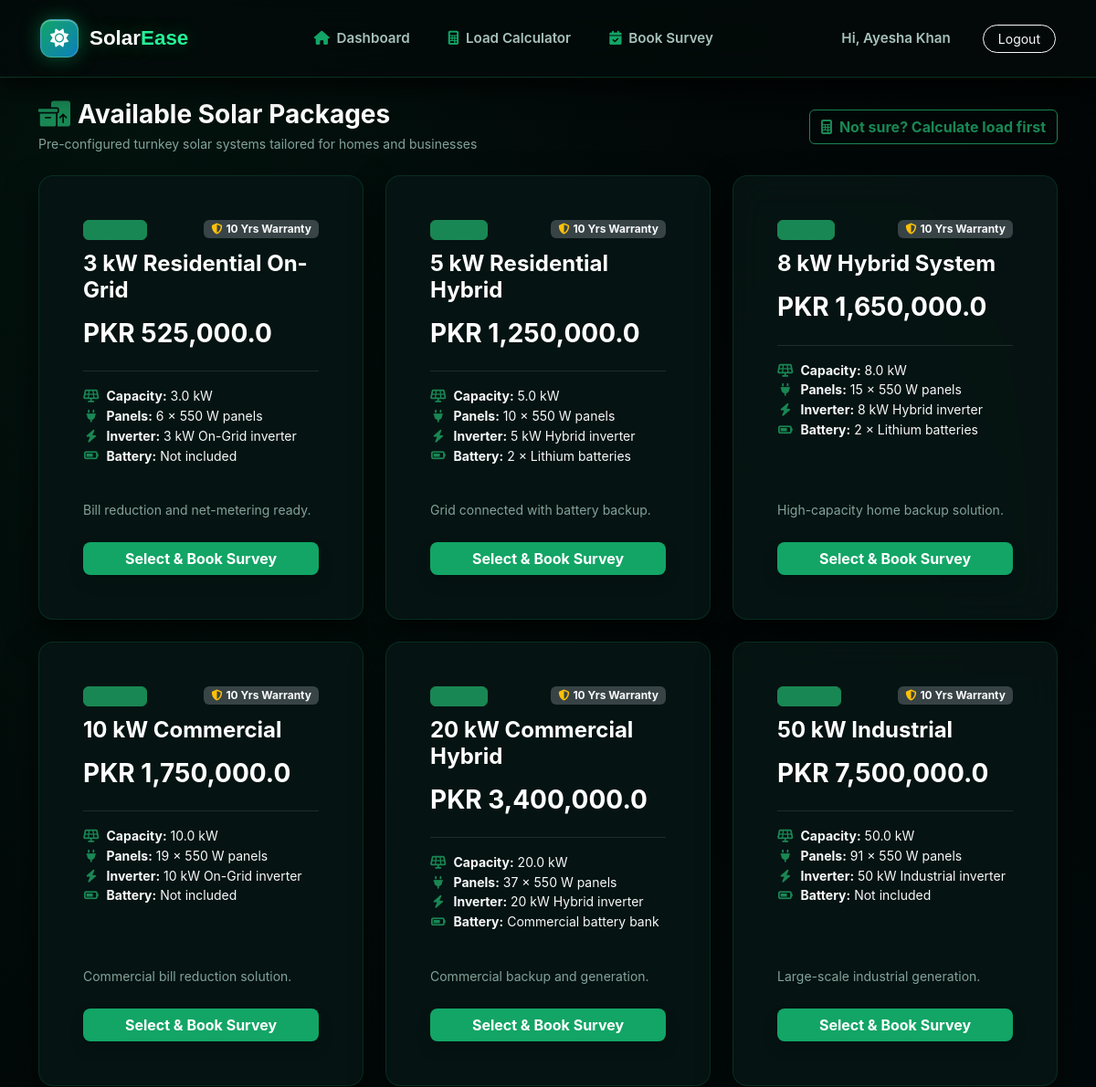
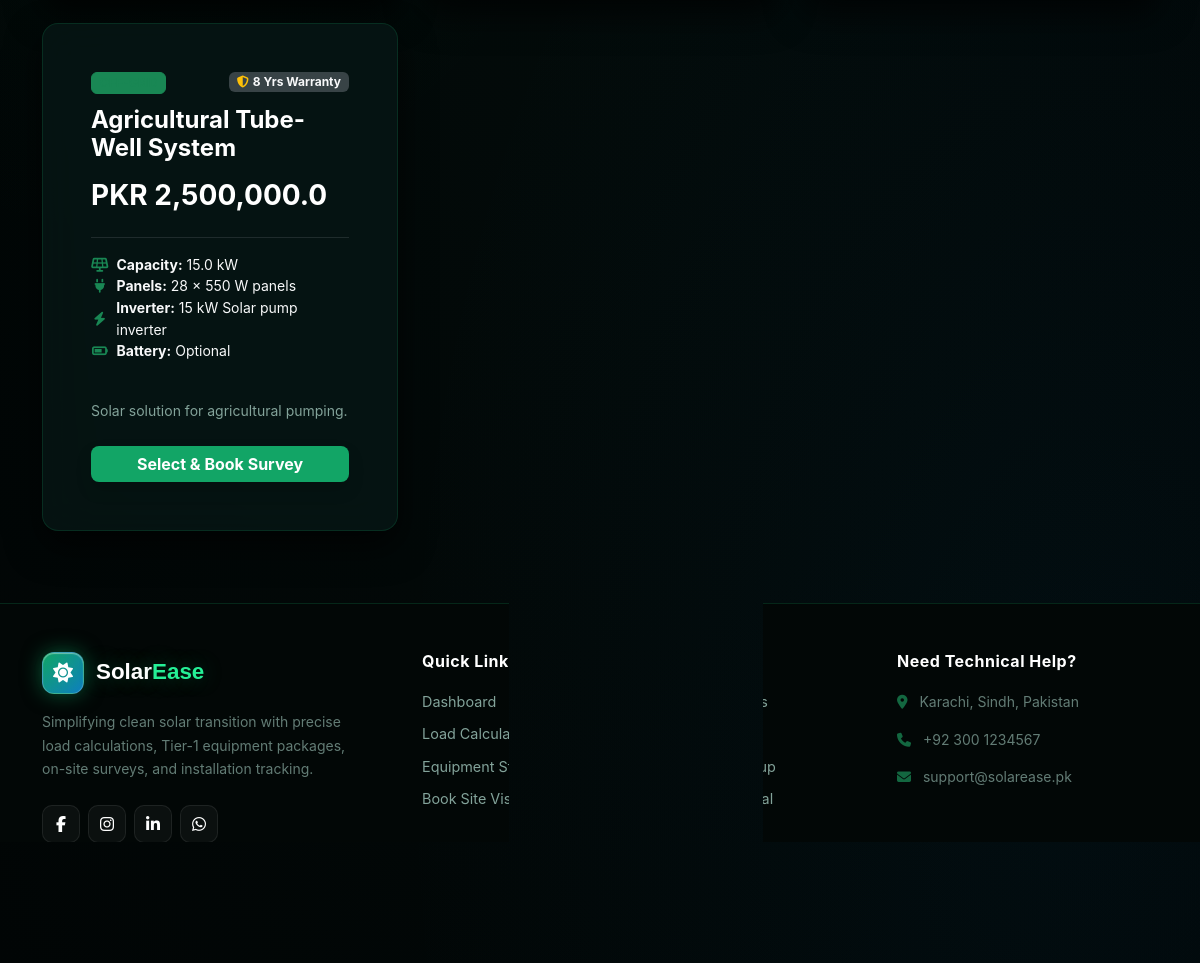
The app's page /sales/packages (signed in) with its own data (2 pictures, top to bottom).
### app/models/models.py (models this page shows)
class SolarPackage(db.Model):
    __tablename__ = 'solar_packages'
    id = db.Column(db.Integer, primary_key=True)
    name = db.Column(db.String(150), nullable=False)
    system_type = db.Column(db.String(30), nullable=False)
    capacity_kw = db.Column(db.Float, nullable=False)
    panels_info = db.Column(db.String(150), nullable=False)
    inverter_info = db.Column(db.String(150), nullable=False)
    battery_info = db.Column(db.String(150), default='Not included')
    description = db.Column(db.Text, default='')
    warranty_years = db.Column(db.Integer, default=10)
    price = db.Column(db.Float, nullable=False)

### app/sales/routes.py (the view)
@sales_bp.route('/packages')
def packages(): return render_template('packages.html', packages=SolarPackage.query.all())

### app/templates/packages.html (shortened to what this page needs)
{% extends 'base.html' %}
{% block content %}
<div class="container py-4">
    <div class="d-flex justify-content-between align-items-center mb-4 flex-wrap gap-3">
        <div>
            <h3 class="fw-bold text-white mb-1">
                <i class="fa-solid fa-boxes-packing text-success me-2"></i>Available Solar Packages
            </h3>
            <p class="text-muted small mb-0">Pre-configured turnkey solar systems tailored for homes and businesses</p>
        </div>
        <a href="{{ url_for('quotations.calculator') }}" class="btn btn-outline-success fw-bold">
            <i class="fa-solid fa-calculator me-1"></i> Not sure? Calculate load first
        </a>
    </div>
    <div class="row g-4">
        {% for pkg in packages %}
        <div class="col-md-6 col-lg-4">
            <div class="card bg-dark text-white h-100 border-start border-4 border-success shadow-lg rounded-4 overflow-hidden">
                <div class="card-body p-4 d-flex flex-column">
                    <div class="d-flex justify-content-between align-items-start mb-2">
                        <span class="badge bg-success bg-opacity-20 text-success border border-success px-2.5 py-1 text-uppercase fw-semibold" style="font-size: 0.75rem;">
                        </span>
                        <span class="badge bg-secondary bg-opacity-50 text-light px-2 py-1 small">
                            <i class="fa-solid fa-shield-halved me-1 text-warning"></i>{{ pkg.warranty_years }} Yrs Warranty
                        </span>
                    </div>
                    <h4 class="card-title fw-bold text-white mt-1 mb-2">{{ pkg.name }}</h4>
                    <h3 class="text-success fw-bold my-2">PKR {{ "{:,}".format(pkg.price) if pkg.price else 'N/A' }}</h3>
                    <hr class="border-secondary my-3">
                    <ul class="list-unstyled text-light small mb-3 flex-grow-1">
                        <li class="mb-2.5 d-flex align-items-center">
                            <i class="fa-solid fa-solar-panel text-success me-2 fa-fw"></i>
                            <span><strong>Capacity:</strong> {{ pkg.capacity_kw }} kW</span>
                        </li>
                        <li class="mb-2.5 d-flex align-items-center">
                            <i class="fa-solid fa-plug text-success me-2 fa-fw"></i>
                            <span><strong>Panels:</strong> {{ pkg.panels_info }}</span>
                        </li>
                        <li class="mb-2.5 d-flex align-items-center">
                            <i class="fa-solid fa-bolt text-success me-2 fa-fw"></i>
                            <span><strong>Inverter:</strong> {{ pkg.inverter_info }}</span>
                        </li>
                        <li class="mb-2.5 d-flex align-items-center">
                            <i class="fa-solid fa-battery-three-quarters text-success me-2 fa-fw"></i>
                            <span><strong>Battery:</strong> {{ pkg.battery_info }}</span>
                        </li>
                    </ul>
                    <p class="card-text text-muted small mb-4">{{ pkg.description }}</p>
                    <div class="mt-auto">
                        {% if session.get('user_id') %}
                            <a href="{{ url_for('surveys.index', package_id=pkg.id) }}" class="btn btn-success w-100 fw-bold py-2.5 text-white rounded-3 shadow" style="background-color: #12A566; border: none;">
                                Select & Book Survey
                            </a>
                        {% else %}
                            <a href="{{ url_for('auth.login') }}" class="btn btn-outline-success w-100 fw-bold py-2.5 rounded-3">
                                Login to Book
                            </a>
                        {% endif %}
                    </div>
                </div>
            </div>
        </div>
        {% endfor %}
    </div>
</div>
{% endblock %}

### app/static/css/style.css (style rules this page uses)
:root { --night: #0B2B28; --night-soft: #123B36; --green: #12A566; --green-deep: #0C7A4C; --green-pale: #E4F5EC; --blue: #0E7FC1; --blue-deep: #0A5F92; --blue-pale: #E5F3FB; --gold: #E8A93B; --white: #FFFFFF; --bg: #F5FAF8; --surface: #FFFFFF; --line: #DCE9E3; --line-soft: #EAF3EF; --ink: #0B241F; --ink-soft: #48605A; --ink-faint: #86A69C; --danger: #D2483A; --danger-pale: #FBEAE7; --grad-brand: linear-gradient(120deg, var(--green) 0%, var(--blue) 100%); --grad-night: linear-gradient(160deg, #0B2B28 0%, #0A3A46 100%); --radius-sm: 8px; --radius-md: 14px; --radius-lg: 22px; --shadow-sm: 0 1px 2px rgba(11,43,40,.06), 0 1px 1px rgba(11,43,40,.04); --shadow-md: 0 8px 24px rgba(11,43,40,.08); --font-display: 'Space Grotesk', 'Inter', sans-serif; --font-body: 'Inter', sans-serif; --font-mono: 'JetBrains Mono', monospace; }
body { margin: 0; font-family: var(--font-body); background: var(--bg); color: var(--ink); line-height: 1.55; }
.card { background: var(--surface); border: 1px solid var(--line); border-radius: var(--radius-md); padding: 24px; box-shadow: var(--shadow-sm); margin-bottom: 22px; transition: transform .15s ease, box-shadow .15s ease; }
body { background-color: #030B0A !important; background-image: radial-gradient(at 10% 10%, rgba(18, 165, 102, 0.08) 0px, transparent 45%), radial-gradient(at 90% 90%, rgba(14, 127, 193, 0.06) 0px, transparent 45%), radial-gradient(at 50% 50%, #030B0A 0px, #010505 100%) !important; background-attachment: fixed !important; color: #D1E0DD !important; }
.feature-card, .card { background: rgba(7, 22, 20, 0.85) !important; backdrop-filter: blur(20px) !important; -webkit-backdrop-filter: blur(20px) !important; border: 1px solid rgba(18, 165, 102, 0.18) !important; box-shadow: 0 15px 35px rgba(0, 0, 0, 0.7) !important; color: #D1E0DD !important; }
.feature-card h5, .card h5, .card h3, h2, h1, h3, h4 { color: #FFFFFF !important; }
.text-muted { color: #83A39A !important; }

### records on screen
SolarPackage: warranty_years "10", name "3 kW Residential On-Grid", price "525,000.0", capacity_kw "3.0", panels_info "6 × 550 W panels", inverter_info "3 kW On-Grid inverter", battery_info "Not included", description "Bill reduction and net-metering ready."
SolarPackage: warranty_years "10", name "5 kW Residential Hybrid", price "1,250,000.0", capacity_kw "5.0", panels_info "10 × 550 W panels", inverter_info "5 kW Hybrid inverter", battery_info "2 × Lithium batteries", description "Grid connected with battery backup."
SolarPackage: warranty_years "10", name "8 kW Hybrid System", price "1,650,000.0", capacity_kw "8.0", panels_info "15 × 550 W panels", inverter_info "8 kW Hybrid inverter", battery_info "2 × Lithium batteries", description "High-capacity home backup solution."
SolarPackage: warranty_years "10", name "10 kW Commercial", price "1,750,000.0", capacity_kw "10.0", panels_info "19 × 550 W panels", inverter_info "10 kW On-Grid inverter", battery_info "Not included", description "Commercial bill reduction solution."
SolarPackage: warranty_years "10", name "20 kW Commercial Hybrid", price "3,400,000.0", capacity_kw "20.0", panels_info "37 × 550 W panels", inverter_info "20 kW Hybrid inverter", battery_info "Commercial battery bank", description "Commercial backup and generation."
SolarPackage: warranty_years "10", name "50 kW Industrial", price "7,500,000.0", capacity_kw "50.0", panels_info "91 × 550 W panels", inverter_info "50 kW Industrial inverter", battery_info "Not included", description "Large-scale industrial generation."
SolarPackage: warranty_years "8", name "Agricultural Tube-Well System", price "2,500,000.0", capacity_kw "15.0", panels_info "28 × 550 W panels", inverter_info "15 kW Solar pump inverter", battery_info "Optional", description "Solar solution for agricultural pumping."

### other values on screen
{{ session.get('user_name') }} "Ayesha Khan"
